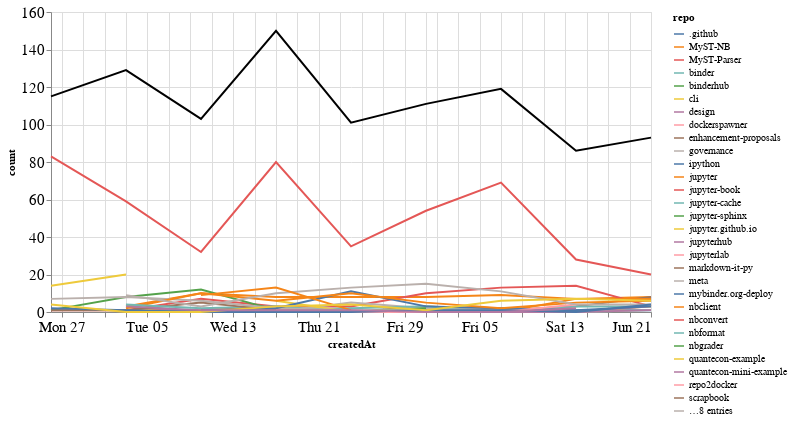

Source (notebook cell):
### Markdown cell above
## Comments

### Code cell
comments_time = comments.groupby('repo').resample('W', on='createdAt').count()['author'].reset_index()
comments_time = comments_time.rename(columns={'author': 'count'})
comments_time_total = comments_time.groupby('createdAt').agg({"count": "sum"}).reset_index()
ch1 = alt.Chart(comments_time, width=600).mark_line().encode(
    x='createdAt',
    y='count',
    color='repo',
    tooltip="repo"
)

ch2 = alt.Chart(comments_time_total, width=600).mark_line(color="black").encode(
    x='createdAt',
    y='count',
)

ch1 + ch2

### Figure 1 — Vega-Lite specification as saved in the notebook (floating-point values rounded to 4 significant figures; data arrays with more than 128 entries replaced by an {"elided": "..."} marker saying what was removed)
{"config": {"axisLeft": {"labelFontSize": 15}, "axisBottom": {"labelFontSize": 15}}, "layer": [{"data": {"name": "data-598bb46663b5631d315a28f53efc9761"}, "mark": "line", "encoding": {"color": {"type": "nominal", "field": "repo"}, "tooltip": {"type": "nominal", "field": "repo"}, "x": {"type": "temporal", "field": "createdAt"}, "y": {"type": "quantitative", "field": "count"}}, "width": 600}, {"data": {"name": "data-281e6aa014ed5eda0483c214ae67e4d2"}, "mark": {"type": "line", "color": "black"}, "encoding": {"x": {"type": "temporal", "field": "createdAt"}, "y": {"type": "quantitative", "field": "count"}}, "width": 600}], "$schema": "https://vega.github.io/schema/vega-lite/v4.8.1.json", "datasets": {"data-598bb46663b5631d315a28f53efc9761": {"elided": "182 records"}, "data-281e6aa014ed5eda0483c214ae67e4d2": [{"createdAt": "2020-04-26T00:00:00", "count": 115}, {"createdAt": "2020-05-03T00:00:00", "count": 129}, {"createdAt": "2020-05-10T00:00:00", "count": 103}, {"createdAt": "2020-05-17T00:00:00", "count": 150}, {"createdAt": "2020-05-24T00:00:00", "count": 101}, {"createdAt": "2020-05-31T00:00:00", "count": 111}, {"createdAt": "2020-06-07T00:00:00", "count": 119}, {"createdAt": "2020-06-14T00:00:00", "count": 86}, {"createdAt": "2020-06-21T00:00:00", "count": 93}]}}
